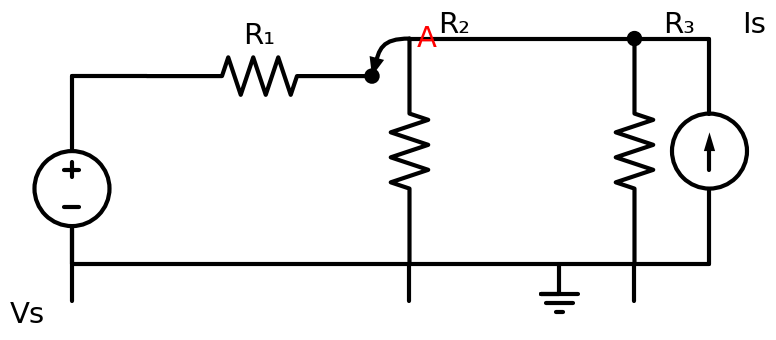

Write the Python code that produced this figure.
"""
Q1-V1: Two Essential Nodes — DC Resistive Circuit
Vs on the left, R1 horizontal on top, Node A junction,
R2 and R3 vertical to ground, Is current source on the right.
"""
import schemdraw
import schemdraw.elements as elm

with schemdraw.Drawing() as d:
    d.config(unit=3, fontsize=14, font='sans-serif')

    # Voltage source (left side, vertical)
    source = d.add(elm.SourceV().up().label('Vs', loc='left', ofst=(0, 0.6)))

    # Top rail from source to R1
    d += elm.Line().right().length(1).at(source.end)
    d += elm.Resistor().right().label('R₁')

    # Node A junction
    nodeA = d.add(elm.Dot())
    d.add(elm.Annotate().at(nodeA.center).delta(0.5, 0.5).label('A', color='red', fontsize=14))

    # R2 vertical to ground from Node A
    d.push()
    d += elm.Resistor().down().label('R₂', loc='right', ofst=(0, 0.6))
    d += elm.Line().down().length(0.5)
    d.pop()

    # Continue right to R3
    d += elm.Line().right().length(3)
    d += elm.Dot()

    # R3 vertical to ground
    d.push()
    d += elm.Resistor().down().label('R₃', loc='right', ofst=(0, 0.6))
    d += elm.Line().down().length(0.5)
    d.pop()

    # Continue right to current source
    d += elm.Line().right().length(1)
    d += elm.SourceI().down().reverse().label('Is', loc='right', ofst=(0, 0.6))

    # Bottom return rail
    d += elm.Line().left().length(2)
    d += elm.Ground()
    d += elm.Line().left().tox(source.start)
    d += elm.Line().up().toy(source.start)

    d.save('q1_v1_two_node.svg')
